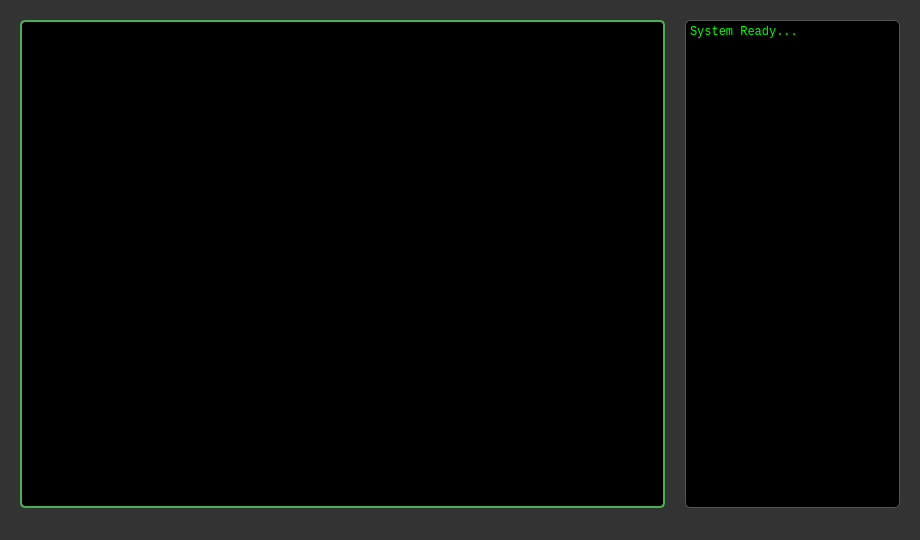
<?xml version="1.0" encoding="UTF-8"?>
<ui version="4.0">
 <class>MainWindow</class>
 <widget class="QMainWindow" name="MainWindow">
  <property name="geometry">
   <rect>
    <x>0</x>
    <y>0</y>
    <width>920</width>
    <height>540</height>
   </rect>
  </property>
  <property name="minimumSize">
   <size>
    <width>920</width>
    <height>540</height>
   </size>
  </property>
  <property name="windowTitle">
   <string>ARKPLUS Video Viewer</string>
  </property>
  <property name="styleSheet">
   <string notr="true">background-color: #333333;</string>
  </property>
  <widget class="QWidget" name="centralwidget">
   <layout class="QHBoxLayout" name="mainHorizontalLayout">
    <property name="spacing">
     <number>20</number>
    </property>
    <property name="leftMargin">
     <number>20</number>
    </property>
    <property name="topMargin">
     <number>20</number>
    </property>
    <property name="rightMargin">
     <number>20</number>
    </property>
    <property name="bottomMargin">
     <number>10</number>
    </property>
    <item>
     <widget class="QLabel" name="video_display">
      <property name="sizePolicy">
       <sizepolicy hsizetype="Expanding" vsizetype="Expanding">
        <horstretch>3</horstretch>
        <verstretch>0</verstretch>
       </sizepolicy>
      </property>
      <property name="minimumSize">
       <size>
        <width>640</width>
        <height>480</height>
       </size>
      </property>
      <property name="styleSheet">
       <string notr="true">
        background-color: black;
        border: 2px solid #4CAF50;
        border-radius: 5px;
       </string>
      </property>
      <property name="text">
       <string>Video Area</string>
      </property>
      <property name="alignment">
       <set>Qt::AlignCenter</set>
      </property>
     </widget>
    </item>
    <item>
     <widget class="QPlainTextEdit" name="log_output">
      <property name="sizePolicy">
       <sizepolicy hsizetype="Expanding" vsizetype="Expanding">
        <horstretch>1</horstretch>
        <verstretch>0</verstretch>
       </sizepolicy>
      </property>
      <property name="minimumSize">
       <size>
        <width>200</width>
        <height>480</height>
       </size>
      </property>
      <property name="styleSheet">
       <string notr="true">
        background-color: black;
        color: #00FF00;
        font-family: Consolas, Monospace;
        font-size: 12px;
        border: 1px solid #555;
        border-radius: 5px;
       </string>
      </property>
      <property name="readOnly">
       <bool>true</bool>
      </property>
      <property name="plainText">
       <string>System Ready...</string>
      </property>
     </widget>
    </item>
   </layout>
  </widget>
  <widget class="QMenuBar" name="menubar"/>
  <widget class="QStatusBar" name="statusbar"/>
 </widget>
</ui>
